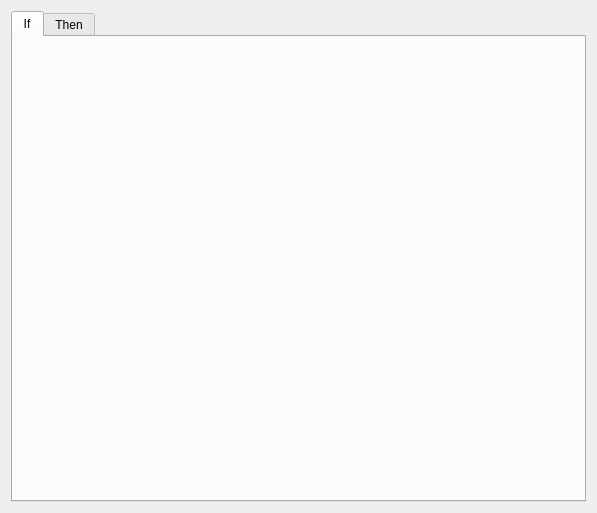
<?xml version="1.0" encoding="UTF-8"?>
<ui version="4.0">
 <class>KnowledgeDialogue</class>
 <widget class="QDialog" name="KnowledgeDialogue">
  <property name="geometry">
   <rect>
    <x>0</x>
    <y>0</y>
    <width>597</width>
    <height>513</height>
   </rect>
  </property>
  <property name="windowTitle">
   <string>Dialog</string>
  </property>
  <layout class="QHBoxLayout" name="horizontalLayout">
   <item>
    <widget class="QTabWidget" name="tabWidget">
     <property name="currentIndex">
      <number>0</number>
     </property>
     <widget class="IfTab" name="iftab">
      <attribute name="title">
       <string>If</string>
      </attribute>
     </widget>
     <widget class="ThenTab" name="thentab">
      <attribute name="title">
       <string>Then</string>
      </attribute>
     </widget>
    </widget>
   </item>
  </layout>
 </widget>
 <customwidgets>
  <customwidget>
   <class>IfTab</class>
   <extends>QWidget</extends>
   <header>iftab.h</header>
   <container>1</container>
  </customwidget>
  <customwidget>
   <class>ThenTab</class>
   <extends>QWidget</extends>
   <header location="global">thentab.h</header>
   <container>1</container>
  </customwidget>
 </customwidgets>
 <resources/>
 <connections/>
</ui>
